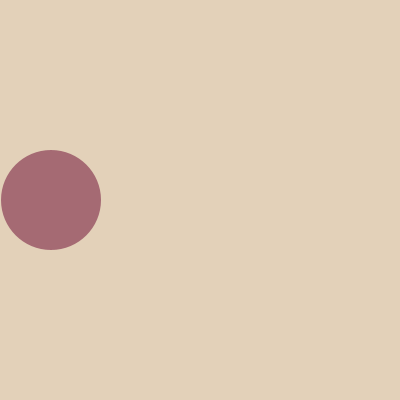
Frame 1 (no input)
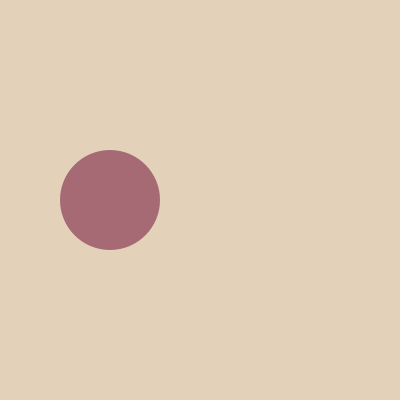
Frame 60 (the mouse pressed at the canvas centre just before this capture)
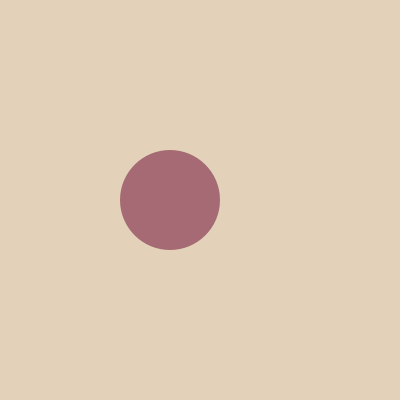
Frame 120 (the mouse held since frame 60 and released just before this capture)

The Processing sketch that drew these frames (run headless with seeded random() and noise(); from frame 60 on, the mouse is pressed at the canvas centre):

// Processing sketch: processing_113834
// ── processing_113834.pde


int diameter = 100;
int positionX = 50;

void setup() {
  size(400, 400);
}

void draw() {
  background(227, 209, 185);
  noStroke();

  if (positionX <= width-diameter/2) {
    fill(165, 106, 115);
    positionX++;
  }
  else //if (positionX < 200) {
  // }

  fill(255);
  ellipse(positionX, height/2, diameter, diameter);
}
